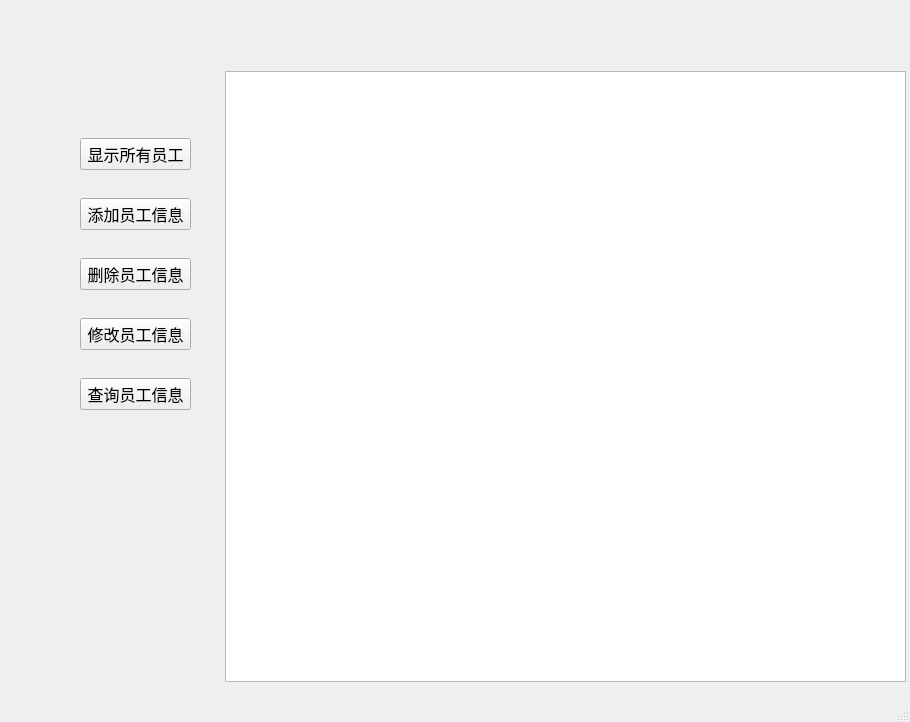
<?xml version="1.0" encoding="UTF-8"?>
<ui version="4.0">
 <class>MainWindow</class>
 <widget class="QMainWindow" name="MainWindow">
  <property name="geometry">
   <rect>
    <x>0</x>
    <y>0</y>
    <width>910</width>
    <height>722</height>
   </rect>
  </property>
  <property name="windowTitle">
   <string>MainWindow</string>
  </property>
  <widget class="QWidget" name="centralwidget">
   <widget class="QTableView" name="my_view">
    <property name="geometry">
     <rect>
      <x>225</x>
      <y>71</y>
      <width>681</width>
      <height>611</height>
     </rect>
    </property>
    <property name="font">
     <font>
      <weight>50</weight>
      <bold>false</bold>
     </font>
    </property>
    <property name="showGrid">
     <bool>true</bool>
    </property>
    <property name="sortingEnabled">
     <bool>false</bool>
    </property>
   </widget>
   <widget class="QWidget" name="">
    <property name="geometry">
     <rect>
      <x>80</x>
      <y>130</y>
      <width>111</width>
      <height>291</height>
     </rect>
    </property>
    <layout class="QVBoxLayout" name="verticalLayout">
     <property name="spacing">
      <number>20</number>
     </property>
     <item>
      <widget class="QPushButton" name="show_button">
       <property name="font">
        <font>
         <pointsize>12</pointsize>
        </font>
       </property>
       <property name="text">
        <string>显示所有员工</string>
       </property>
      </widget>
     </item>
     <item>
      <widget class="QPushButton" name="add_button">
       <property name="font">
        <font>
         <pointsize>12</pointsize>
        </font>
       </property>
       <property name="text">
        <string>添加员工信息</string>
       </property>
      </widget>
     </item>
     <item>
      <widget class="QPushButton" name="del_button">
       <property name="font">
        <font>
         <pointsize>12</pointsize>
        </font>
       </property>
       <property name="text">
        <string>删除员工信息</string>
       </property>
      </widget>
     </item>
     <item>
      <widget class="QPushButton" name="modify_button">
       <property name="font">
        <font>
         <pointsize>12</pointsize>
        </font>
       </property>
       <property name="text">
        <string>修改员工信息</string>
       </property>
      </widget>
     </item>
     <item>
      <widget class="QPushButton" name="query_button">
       <property name="font">
        <font>
         <pointsize>12</pointsize>
        </font>
       </property>
       <property name="text">
        <string>查询员工信息</string>
       </property>
      </widget>
     </item>
    </layout>
   </widget>
  </widget>
  <widget class="QMenuBar" name="menubar">
   <property name="geometry">
    <rect>
     <x>0</x>
     <y>0</y>
     <width>910</width>
     <height>23</height>
    </rect>
   </property>
  </widget>
  <widget class="QStatusBar" name="statusbar"/>
 </widget>
 <resources/>
 <connections/>
</ui>
